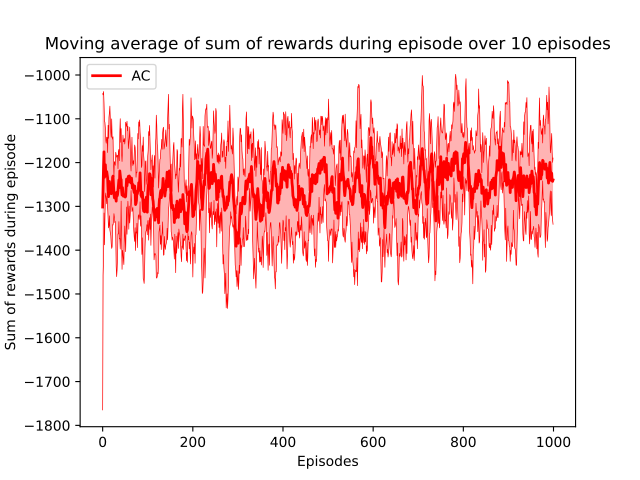

The script that drew this image:
#AC
import gym
import numpy as np
import matplotlib.pyplot as plt
import os,sys 
parentdir = os.path.dirname(os.path.dirname(os.path.abspath(__file__))) 
sys.path.insert(0,parentdir)  
import plotting_results
import AC.AC_v2 as AC 

env_name='our_environments:discrete_singlependulum-v0'
env=gym.make(env_name)
if_action_discrete=True

hidden_dims=(512,128)
# hidden_dims=(32,32)
num_episodes=1000
max_timestep=200
discount_factor=1.0
actor_learning_rate=0.0009
critic_learning_rate=0.05
actor_nework_max_grad_norm=3
critic_max_grad_norm=3
entropy_loss_weight=10
start_epsilon=0.0000
end_epsilon=0.000000
decay_steps=30000
type_of_decay='constant'

SEED = (45,  8, 16, 78, 90)
episode_reward_result=[]
step_reward_result=[]
episode_length_result=[]
total_step_result=[]
fig, axs = plt.subplots(sharey=False, sharex=False)

for seed in SEED:
    print(seed)
    episode_reward,episode_length=AC.AC(env_name,
            if_action_discrete,
            hidden_dims,
            num_episodes,
            max_timestep,
            discount_factor,
            actor_learning_rate,
            actor_nework_max_grad_norm,
            critic_learning_rate,
            critic_max_grad_norm,
            entropy_loss_weight,
            start_epsilon,
            end_epsilon,
            decay_steps,
            type_of_decay,
            seed)

    episode_reward_result.append(episode_reward)
    # step_reward_result.append(step_reward)
    episode_length_result.append(episode_length)
    # total_step_result.append(total_step)



plotting_results.plot_only_return(result=episode_reward_result,n=10,axs=axs,color='r',label='AC')

#save data
episode_reward_result=np.array(episode_reward_result)
# step_reward_result_Q_learning=np.array(step_reward_result,dtype=float)
episode_length_result=np.array(episode_length_result)

my_path = os.path.dirname(os.path.abspath(__file__))# Figures out the absolute path for you in case your working directory moves around.
my_file = os.path.splitext(os.path.basename(__file__))[0]+'_'+'AC'+'.npz'
np.savez(os.path.join(my_path, my_file), 
    episode_reward_result=episode_reward_result, 
    episode_length_result=episode_length_result)


plt.subplots_adjust(hspace=1)
# #save plot
my_path = os.path.dirname(os.path.abspath(__file__))
my_file = os.path.splitext(os.path.basename(__file__))[0]+'.pdf'
plt.savefig(os.path.join(my_path, my_file))
